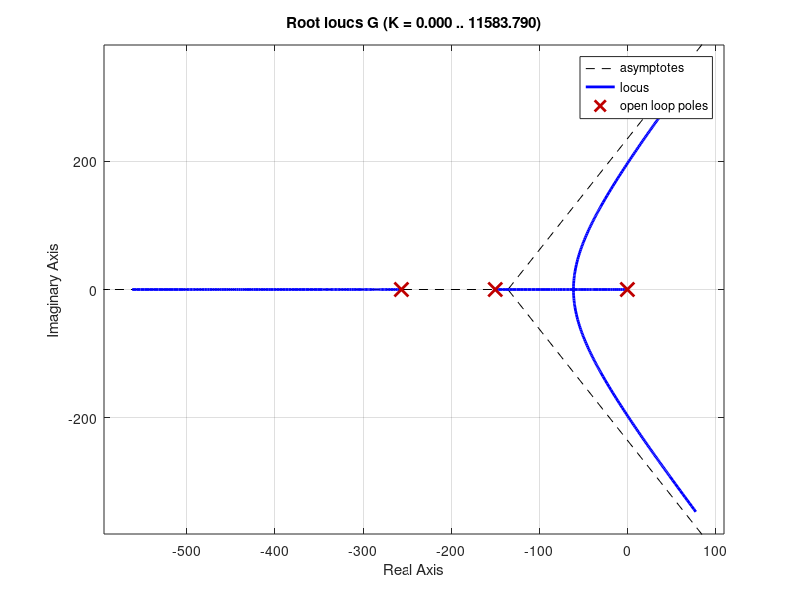

This chart was generated by the following MATLAB code: (Note: this script raises an error after producing the figure.)
OS = 15; % percent overshoot
zeta = sqrt(log(OS/100)^2/(log(OS/100)^2+pi^2)); % damping ratio

G = tf(6111.5,[1, 406.52,38478, 0]); % open loop transfer function
rlocus(G) % plots the root locus
sgrid(zeta,0)
pause
[K,p] = rlocfind(G); % finds the gain and pole at the point the user clicked